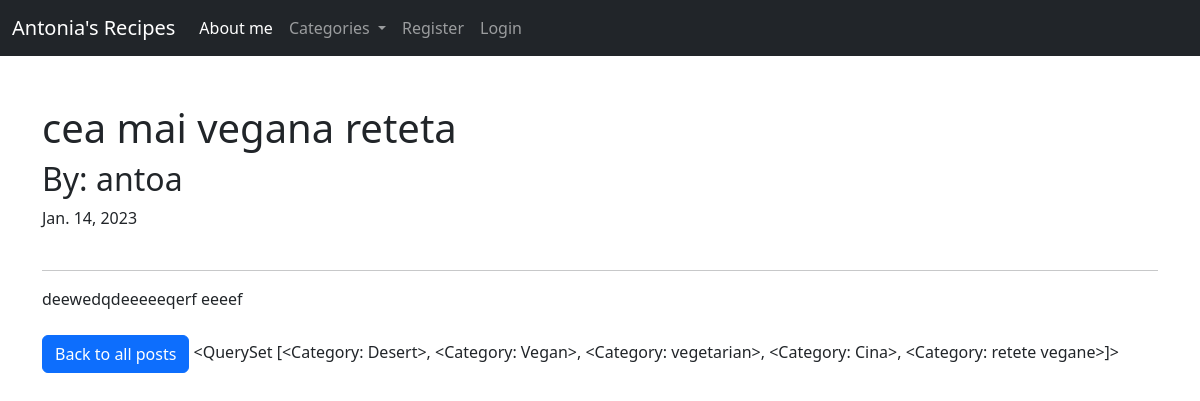
Before: /post/48 with the older database file.
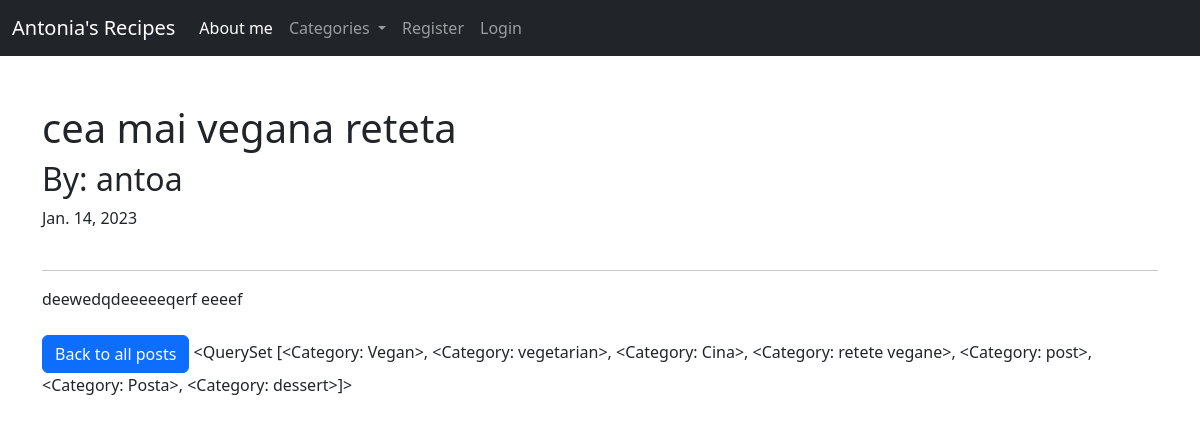
After: the same page with the newer database file.
### core/models.py (models this page shows, shortened)
class Category(models.Model):
    name = models.CharField(max_length=255)
    def __str__(self):
        return self.name

### core/views.py (the view)
# urls.py: path('post/<int:pk>',PostDetailView.as_view(),name="post_detail"),
class PostDetailView(DetailView):
    model = Post
    template_name = 'post_detail.html'
    def get_context_data(self, *args, **kwargs):
        cat_menu = Category.objects.all()
        context = super(PostDetailView,self).get_context_data(*args, **kwargs)
        context["cat_menu"] = cat_menu
        return context

### core/templates/post_detail.html (shortened to what this page needs)
{% extends 'base.html' %}
{% block content%}
<h1> {{post.title}}</h1>
<h2>By: {{post.author}}</h2>
{{post.post_date}}
<br>
<br>
<hr>
{{post.body|safe}}
<br>
<br>
<a href="{% url 'home' %}" class="btn btn-primary" type="button"> Back to all posts</a>
{% endblock %}

### core/templates/base.html (shortened to what this page needs)
<!doctype html>
<html lang="en">
  <head>
    <link href="https://cdn.jsdelivr.net/npm/bootstrap@5.2.3/dist/css/bootstrap.min.css" rel="stylesheet">
  </head>
  <body>
    <nav class="navbar navbar-expand-lg navbar-dark bg-dark">
      <div class="container-fluid">
        <a class="navbar-brand" href="{% url 'home' %}">Antonia's Recipes</a>
        <div class="collapse navbar-collapse" id="navbarSupportedContent">
          <ul class="navbar-nav me-auto mb-2 mb-lg-0">
            <li class="nav-item">
              <a class="nav-link active" aria-current="page" href="{% url 'home' %}">About me</a>
            </li>
            {% if cat_menu %}
            <li class="nav-item dropdown">
              <a class="nav-link dropdown-toggle" href="#" role="button" data-bs-toggle="dropdown" aria-expanded="false">
                Categories
              </a>
            </li>
            {% else %}
            <li class="nav-item">
                <a class="nav-link" href="{% url 'category-list' %}">Categories</a>
              </li>
            {% endif %}
            {% if user.is_authenticated %}
              <li class="nav-item">
                <a class="nav-link" href="{% url 'add_post' %}">Add Post</a>
              </li>
              <li class="nav-item">
                <a class="nav-link" href="{% url 'add_category' %}">Add a new Category</a>
              </li>
              <li class="nav-item">
                <a class="nav-link" href="{% url 'logout' %}">Logout</a>
              </li>
            {% else %}
              <li class="nav-item">
                <a class="nav-link" href="{% url 'register' %}">Register</a>
              </li>
              <li class="nav-item">
                <a class="nav-link" href="{% url 'login' %}">Login</a>
              </li>
            {% endif %}
          </ul>
        </div>
      </div>
    </nav>
    <br>
    <br>
    <div class = "container">
    {% block content%}
    {% endblock %}
      {{cat_menu}}
    </div>
  </body>
</html>

Changed rows visible on the page:
removed Category: name.name "<QuerySet [<Category: Desert>, <Category: Vegan>, <Category: vegetarian>, <Category: Cina>, <Category: retete vegane>]>"
now on this page (row unchanged): Category: name.name "<QuerySet [<Category: Vegan>, <Category: vegetarian>, <Category: Cina>, <Category: retete vegane>, <Category: post>, <Category: Posta>, <Category: dessert>]>"
